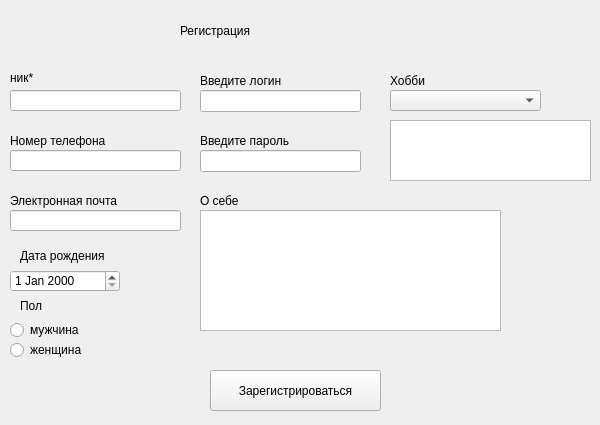
<?xml version="1.0" encoding="UTF-8"?>
<ui version="4.0">
 <class>MainWindow</class>
 <widget class="QMainWindow" name="MainWindow">
  <property name="geometry">
   <rect>
    <x>0</x>
    <y>0</y>
    <width>600</width>
    <height>425</height>
   </rect>
  </property>
  <property name="windowTitle">
   <string>MainWindow</string>
  </property>
  <widget class="QWidget" name="centralwidget">
   <widget class="QLineEdit" name="lineEdit">
    <property name="geometry">
     <rect>
      <x>10</x>
      <y>90</y>
      <width>171</width>
      <height>21</height>
     </rect>
    </property>
   </widget>
   <widget class="QLabel" name="label">
    <property name="geometry">
     <rect>
      <x>180</x>
      <y>0</y>
      <width>241</width>
      <height>61</height>
     </rect>
    </property>
    <property name="styleSheet">
     <string notr="true">font: 24pt &quot;MS Shell Dlg 2&quot;;</string>
    </property>
    <property name="text">
     <string>Регистрация</string>
    </property>
   </widget>
   <widget class="QLabel" name="label_2">
    <property name="geometry">
     <rect>
      <x>10</x>
      <y>70</y>
      <width>61</width>
      <height>16</height>
     </rect>
    </property>
    <property name="text">
     <string>ник*</string>
    </property>
   </widget>
   <widget class="QLineEdit" name="lineEdit_5">
    <property name="geometry">
     <rect>
      <x>10</x>
      <y>150</y>
      <width>171</width>
      <height>21</height>
     </rect>
    </property>
    <property name="text">
     <string/>
    </property>
   </widget>
   <widget class="QLabel" name="label_6">
    <property name="geometry">
     <rect>
      <x>10</x>
      <y>130</y>
      <width>121</width>
      <height>21</height>
     </rect>
    </property>
    <property name="text">
     <string>Номер телефона</string>
    </property>
   </widget>
   <widget class="QLineEdit" name="lineEdit_6">
    <property name="geometry">
     <rect>
      <x>10</x>
      <y>210</y>
      <width>171</width>
      <height>21</height>
     </rect>
    </property>
    <property name="text">
     <string/>
    </property>
   </widget>
   <widget class="QLabel" name="label_7">
    <property name="geometry">
     <rect>
      <x>10</x>
      <y>190</y>
      <width>121</width>
      <height>21</height>
     </rect>
    </property>
    <property name="text">
     <string>Электронная почта</string>
    </property>
   </widget>
   <widget class="QDateEdit" name="dateEdit">
    <property name="geometry">
     <rect>
      <x>10</x>
      <y>270</y>
      <width>110</width>
      <height>22</height>
     </rect>
    </property>
   </widget>
   <widget class="QLabel" name="label_9">
    <property name="geometry">
     <rect>
      <x>20</x>
      <y>240</y>
      <width>101</width>
      <height>31</height>
     </rect>
    </property>
    <property name="text">
     <string>Дата рождения</string>
    </property>
   </widget>
   <widget class="QLabel" name="label_10">
    <property name="geometry">
     <rect>
      <x>20</x>
      <y>290</y>
      <width>41</width>
      <height>31</height>
     </rect>
    </property>
    <property name="text">
     <string>Пол</string>
    </property>
   </widget>
   <widget class="QRadioButton" name="radioButton">
    <property name="geometry">
     <rect>
      <x>10</x>
      <y>320</y>
      <width>95</width>
      <height>20</height>
     </rect>
    </property>
    <property name="text">
     <string>мужчина</string>
    </property>
   </widget>
   <widget class="QRadioButton" name="radioButton_2">
    <property name="geometry">
     <rect>
      <x>10</x>
      <y>340</y>
      <width>95</width>
      <height>20</height>
     </rect>
    </property>
    <property name="text">
     <string>женщина</string>
    </property>
   </widget>
   <widget class="QLabel" name="label_11">
    <property name="geometry">
     <rect>
      <x>200</x>
      <y>190</y>
      <width>41</width>
      <height>21</height>
     </rect>
    </property>
    <property name="text">
     <string>О себе</string>
    </property>
   </widget>
   <widget class="QComboBox" name="comboBox">
    <property name="geometry">
     <rect>
      <x>390</x>
      <y>90</y>
      <width>151</width>
      <height>21</height>
     </rect>
    </property>
   </widget>
   <widget class="QLabel" name="label_12">
    <property name="geometry">
     <rect>
      <x>390</x>
      <y>70</y>
      <width>41</width>
      <height>21</height>
     </rect>
    </property>
    <property name="text">
     <string>Хобби</string>
    </property>
   </widget>
   <widget class="QPushButton" name="pushButton_2">
    <property name="geometry">
     <rect>
      <x>210</x>
      <y>370</y>
      <width>171</width>
      <height>41</height>
     </rect>
    </property>
    <property name="text">
     <string>Зарегистрироваться</string>
    </property>
   </widget>
   <widget class="QTextEdit" name="textEdit">
    <property name="geometry">
     <rect>
      <x>200</x>
      <y>210</y>
      <width>301</width>
      <height>121</height>
     </rect>
    </property>
   </widget>
   <widget class="QLineEdit" name="lin_log">
    <property name="geometry">
     <rect>
      <x>200</x>
      <y>150</y>
      <width>161</width>
      <height>22</height>
     </rect>
    </property>
   </widget>
   <widget class="QLabel" name="l_log">
    <property name="geometry">
     <rect>
      <x>200</x>
      <y>70</y>
      <width>101</width>
      <height>21</height>
     </rect>
    </property>
    <property name="text">
     <string>Введите логин</string>
    </property>
   </widget>
   <widget class="QLabel" name="l_pas">
    <property name="geometry">
     <rect>
      <x>200</x>
      <y>130</y>
      <width>101</width>
      <height>21</height>
     </rect>
    </property>
    <property name="text">
     <string>Введите пароль</string>
    </property>
   </widget>
   <widget class="QLineEdit" name="lin_pas">
    <property name="geometry">
     <rect>
      <x>200</x>
      <y>90</y>
      <width>161</width>
      <height>22</height>
     </rect>
    </property>
   </widget>
   <widget class="QListWidget" name="listWidget">
    <property name="geometry">
     <rect>
      <x>390</x>
      <y>120</y>
      <width>201</width>
      <height>61</height>
     </rect>
    </property>
   </widget>
  </widget>
 </widget>
 <resources/>
 <connections/>
</ui>
